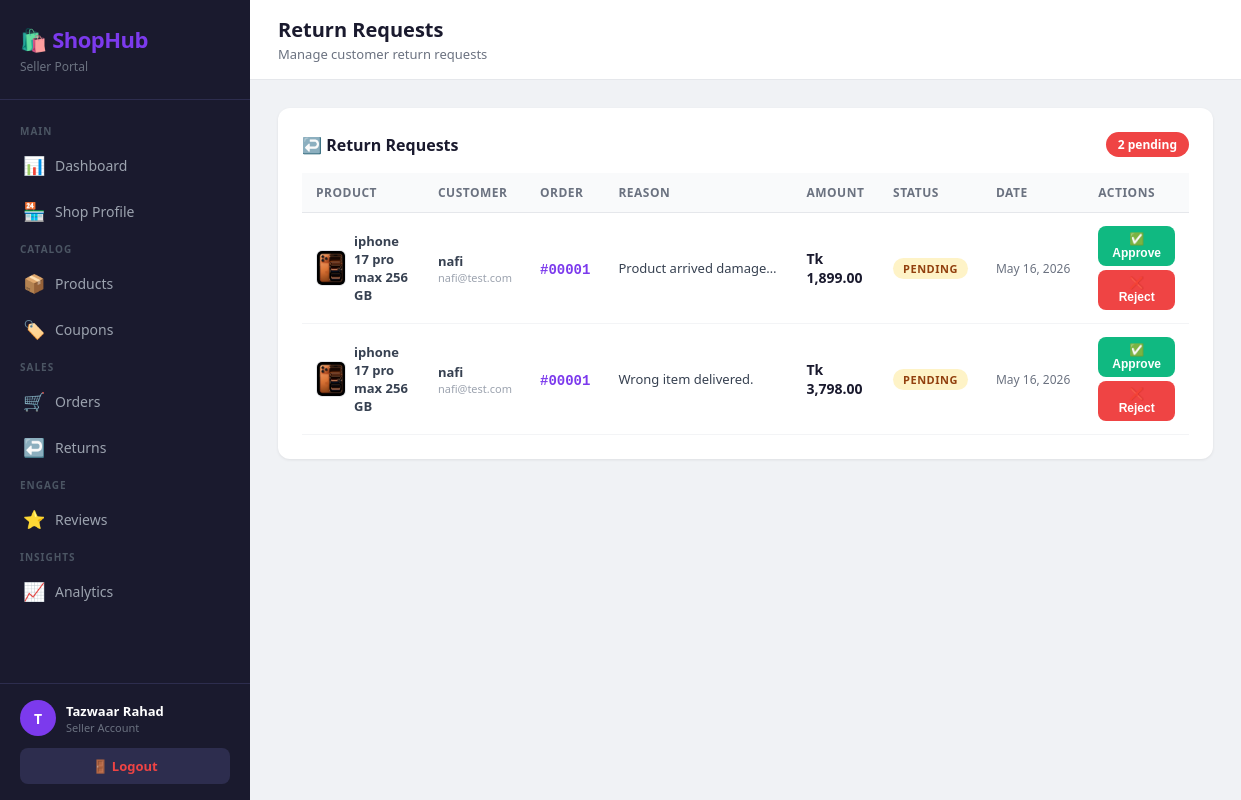
/seller/index.php?page=returns (signed in), run on the app's committed database.
### tables this page shows
CREATE TABLE `return_requests` (
  `id` int(11) NOT NULL,
  `order_id` int(11) NOT NULL,
  `order_item_id` int(11) NOT NULL,
  `user_id` int(11) NOT NULL,
  `reason` text DEFAULT NULL,
  `status` enum('pending','approved','rejected') DEFAULT 'pending',
  `seller_response` text DEFAULT NULL,
  `created_at` timestamp NOT NULL DEFAULT current_timestamp(),
  `updated_at` timestamp NULL DEFAULT NULL
);

CREATE TABLE `products` (
  `id` int(11) NOT NULL,
  `seller_id` int(11) NOT NULL,
  `category_id` int(11) NOT NULL,
  `name` varchar(200) NOT NULL,
  `description` text DEFAULT NULL,
  `price` decimal(10,2) NOT NULL,
  `stock_quantity` int(11) DEFAULT 0,
  `primary_image` varchar(255) DEFAULT NULL,
  `is_available` tinyint(1) DEFAULT 1,
  `created_at` timestamp NOT NULL DEFAULT current_timestamp(),
  `updated_at` timestamp NULL DEFAULT NULL
);

CREATE TABLE `users` (
  `id` int(11) NOT NULL,
  `name` varchar(100) NOT NULL,
  `email` varchar(150) NOT NULL,
  `password` varchar(255) NOT NULL,
  `phone` varchar(20) DEFAULT NULL,
  `role` enum('customer','seller','delivery_manager','admin') NOT NULL,
  `profile_pic` varchar(255) DEFAULT NULL,
  `is_active` tinyint(1) DEFAULT 1,
  `created_at` timestamp NOT NULL DEFAULT current_timestamp()
);

CREATE TABLE `orders` (
  `id` int(11) NOT NULL,
  `user_id` int(11) NOT NULL,
  `shipping_address` text NOT NULL,
  `payment_method` varchar(50) DEFAULT NULL,
  `subtotal` decimal(10,2) NOT NULL,
  `discount_amount` decimal(10,2) DEFAULT 0.00,
  `total_amount` decimal(10,2) NOT NULL,
  `coupon_id` int(11) DEFAULT NULL,
  `created_at` timestamp NOT NULL DEFAULT current_timestamp()
);

CREATE TABLE `order_items` (
  `id` int(11) NOT NULL,
  `order_id` int(11) NOT NULL,
  `product_id` int(11) NOT NULL,
  `seller_id` int(11) NOT NULL,
  `quantity` int(11) NOT NULL,
  `price` decimal(10,2) NOT NULL,
  `status` enum('pending','confirmed','processing','shipped','delivered','cancelled') DEFAULT 'pending',
  `tracking_note` varchar(255) DEFAULT NULL,
  `updated_at` timestamp NULL DEFAULT NULL
);

### seller/controllers/ReturnController.php (called while the page is built, shortened)
<?php
require_once __DIR__ . '/../models/Return.php';
class ReturnController {
    private ReturnRequest $returnModel;
    public function __construct() {
        $this->returnModel = new ReturnRequest();
    }
    public function index(): void {
        $sellerId     = $_SESSION['seller_id'];
        $returns      = $this->returnModel->getAllBySeller($sellerId);
        $pendingCount = $this->returnModel->countPending($sellerId);
        require_once __DIR__ . '/../views/returns/index.php';
    }
}

### seller/config/database.php (called while the page is built, shortened)
<?php
function getDB() {
    $conn = new mysqli(DB_HOST, DB_USER, DB_PASS, DB_NAME);
    $conn->set_charset('utf8mb4');
    return $conn;
}

### seller/models/Return.php (called while the page is built, shortened)
<?php
class ReturnRequest {
    private $db;
    public function __construct() {
        $this->db = getDB();
    }
    public function getAllBySeller(int $sellerId): array {
        $stmt = $this->db->prepare(
            "SELECT rr.id, rr.reason, rr.status, rr.seller_response,
                    rr.created_at, rr.updated_at,
                    oi.quantity, oi.price,
                    p.name AS product_name, p.primary_image,
                    u.name AS customer_name, u.email AS customer_email,
                    o.id AS order_id
             FROM return_requests rr
             JOIN order_items oi ON oi.id  = rr.order_item_id
             JOIN products p     ON p.id   = oi.product_id
             JOIN orders o       ON o.id   = oi.order_id
             JOIN users u        ON u.id   = rr.user_id
             WHERE oi.seller_id = ?
             ORDER BY rr.created_at DESC"
        );
        $stmt->bind_param("i", $sellerId);
        $stmt->execute();
        $result = $stmt->get_result()->fetch_all(MYSQLI_ASSOC);
        return $result;
    }
    public function countPending(int $sellerId): int {
        $stmt = $this->db->prepare(
            "SELECT COUNT(*) AS cnt
             FROM return_requests rr
             JOIN order_items oi ON oi.id = rr.order_item_id
             WHERE oi.seller_id = ? AND rr.status = 'pending'"
        );
        $stmt->bind_param("i", $sellerId);
        $stmt->execute();
        $cnt = $stmt->get_result()->fetch_assoc()['cnt'];
        return (int)$cnt;
    }
}

### seller/views/returns/index.php (the view, shortened to what this page needs)
<?php require_once __DIR__ . '/../layout/header.php'; requireSeller(); ?>
<div class="card">
    <div style="display:flex;justify-content:space-between;align-items:center;margin-bottom:16px;">
        <div class="card-title" style="margin:0;border:none;padding:0;">↩️ Return Requests</div>
        <?php if ($pendingCount > 0): ?>
            <span style="background:#ef4444;color:#fff;border-radius:20px;
                         padding:4px 12px;font-size:12px;font-weight:700;">
                <?= $pendingCount ?> pending
            </span>
        <?php endif; ?>
    </div>
    <?php if (empty($returns)): ?>
        <div class="empty-state">
            <div class="icon">↩️</div>
            <p>No return requests yet.</p>
        </div>
    <?php else: ?>
        <div class="table-wrap">
            <table>
                <thead>
                    <tr>
                        <th>Product</th>
                        <th>Customer</th>
                        <th>Order</th>
                        <th>Reason</th>
                        <th>Amount</th>
                        <th>Status</th>
                        <th>Date</th>
                        <th>Actions</th>
                    </tr>
                </thead>
                <tbody>
                    <?php foreach ($returns as $r): ?>
                    <?php
                    $badgeMap = [
                        'pending'  => 'badge-warning',
                        'approved' => 'badge-success',
                        'rejected' => 'badge-danger',
                    ];
                    $badge = $badgeMap[$r['status']] ?? 'badge-gray';
                    ?>
                    <tr>
                        <td>
                            <div style="display:flex;align-items:center;gap:8px;">
                                <?php if (!empty($r['primary_image'])): ?>
                                    <img src="<?= htmlspecialchars($r['primary_image']) ?>"
                                         style="width:36px;height:36px;border-radius:6px;
                                                object-fit:cover;border:1px solid #e5e7eb;">
                                <?php else: ?>
                                    <div style="width:36px;height:36px;border-radius:6px;
                                                background:#f3f4f6;display:flex;align-items:center;
                                                justify-content:center;font-size:16px;">📦</div>
                                <?php endif; ?>
                                <span style="font-size:13px;font-weight:600;color:#374151;">
                                    <?= htmlspecialchars($r['product_name']) ?>
                                </span>
                            </div>
                        </td>
                        <td>
                            <div style="font-weight:600;font-size:13px;color:#374151;">
                                <?= htmlspecialchars($r['customer_name']) ?>
                            </div>
                            <div style="font-size:11px;color:#9ca3af;">
                                <?= htmlspecialchars($r['customer_email']) ?>
                            </div>
                        </td>
                        <td>
                            <a href="index.php?page=orders-detail&id=<?= $r['order_id'] ?>"
                               style="font-family:monospace;font-weight:700;color:#7c3aed;
                                      text-decoration:none;">
                                #<?= str_pad($r['order_id'], 5, '0', STR_PAD_LEFT) ?>
                            </a>
                        </td>
                        <td>
                            <div style="font-size:13px;color:#374151;max-width:160px;
                                        overflow:hidden;text-overflow:ellipsis;white-space:nowrap;"
                                 title="<?= htmlspecialchars($r['reason']) ?>">
                                <?= htmlspecialchars($r['reason']) ?>
                            </div>
                        </td>
                        <td>
                            <strong style="color:#1a1a2e;">
                                Tk <?= number_format($r['price'] * $r['quantity'], 2) ?>
                            </strong>
                        </td>
                        <td>
                            <span class="badge <?= $badge ?>">
                                <?= ucfirst($r['status']) ?>
                            </span>
                        </td>
                        <td style="font-size:12px;color:#6b7280;white-space:nowrap;">
                            <?= date('M j, Y', strtotime($r['created_at'])) ?>
                        </td>
                        <td>
                            <?php if ($r['status'] === 'pending'): ?>
                                <button class="btn btn-success btn-sm"
                                        onclick="showResponseForm(<?= $r['id'] ?>, 'approved')">
                                    ✅ Approve
                                </button>
                                <button class="btn btn-danger btn-sm"
                                        style="margin-top:4px;"
                                        onclick="showResponseForm(<?= $r['id'] ?>, 'rejected')">
                                    ❌ Reject
                                </button>
                            <?php else: ?>
                                <span style="font-size:12px;color:#9ca3af;">Resolved</span>
                            <?php endif; ?>
                        </td>
                    </tr>
                    <?php endforeach; ?>
                </tbody>
            </table>
        </div>
    <?php endif; ?>
</div>
<?php require_once __DIR__ . '/../layout/footer.php'; ?>

### seller/views/layout/header.php (style rules this page uses)
* { margin: 0; padding: 0; box-sizing: border-box; }
body { font-family: 'Segoe UI', sans-serif; background: #f0f2f5; color: #1a1a2e; display: flex; min-height: 100vh; }
.card { background: #fff; border-radius: 12px; padding: 24px; box-shadow: 0 1px 3px rgba(0,0,0,0.08); margin-bottom: 20px; }
.card-title { font-size: 16px; font-weight: 700; color: #1a1a2e; margin-bottom: 16px; padding-bottom: 12px; border-bottom: 1px solid #f3f4f6; }
.btn { display: inline-flex; align-items: center; gap: 6px; padding: 9px 18px; border-radius: 8px; font-size: 14px; font-weight: 600; cursor: pointer; border: none; text-decoration: none; transition: all 0.2s; }
.btn-success { background: #10b981; color: #fff; }
.btn-danger { background: #ef4444; color: #fff; }
.btn-sm { padding: 6px 12px; font-size: 12px; }
.table-wrap { overflow-x: auto; }
table { width: 100%; border-collapse: collapse; font-size: 14px; }
th { background: #f9fafb; padding: 11px 14px; text-align: left; font-size: 12px; font-weight: 700; color: #6b7280; text-transform: uppercase; letter-spacing: 0.5px; border-bottom: 1px solid #e5e7eb; }
td { padding: 13px 14px; border-bottom: 1px solid #f3f4f6; color: #374151; }
.badge { display: inline-block; padding: 3px 10px; border-radius: 20px; font-size: 11px; font-weight: 700; text-transform: uppercase; letter-spacing: 0.5px; }
.badge-warning { background: #fef3c7; color: #92400e; }

### data on the page
return_requests: products.primary_image (picture), products.name "iphone 17 pro max 256 GB", user.name "nafi", user.email "nafi@test.com", order "00001", reason "Product arrived damage…", $r['price']*$r['quantity'] "1,899.00", status "PENDING", created_at "May 16, 2026"
return_requests: products.primary_image (picture), products.name "iphone 17 pro max 256 GB", user.name "nafi", user.email "nafi@test.com", order "00001", reason "Wrong item delivered.", $r['price']*$r['quantity'] "3,798.00", status "PENDING", created_at "May 16, 2026"

### other printed values
substr($_SESSION['name'], 0, 1) "T"
$_SESSION['name'] "Tazwaar Rahad"
$pageTitle "Return Requests"
$pageSubtitle "Manage customer return requests"
$pendingCount "2"
